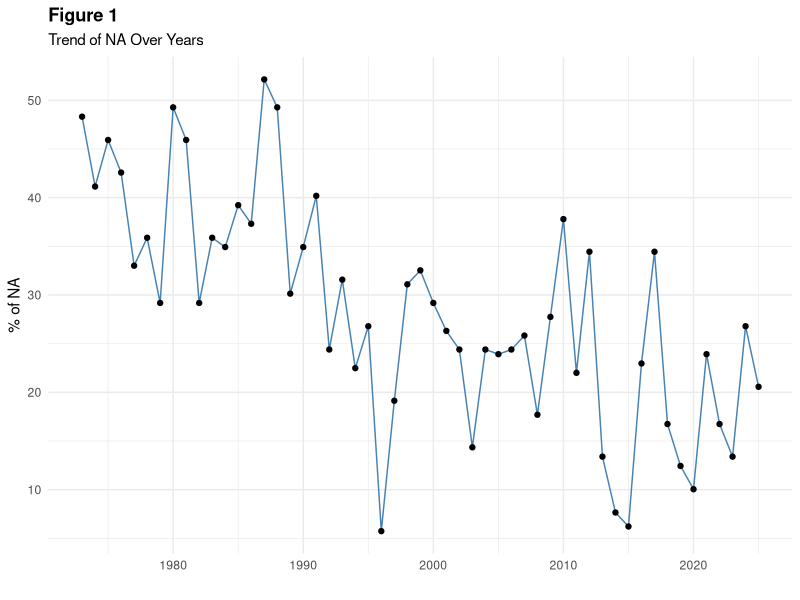
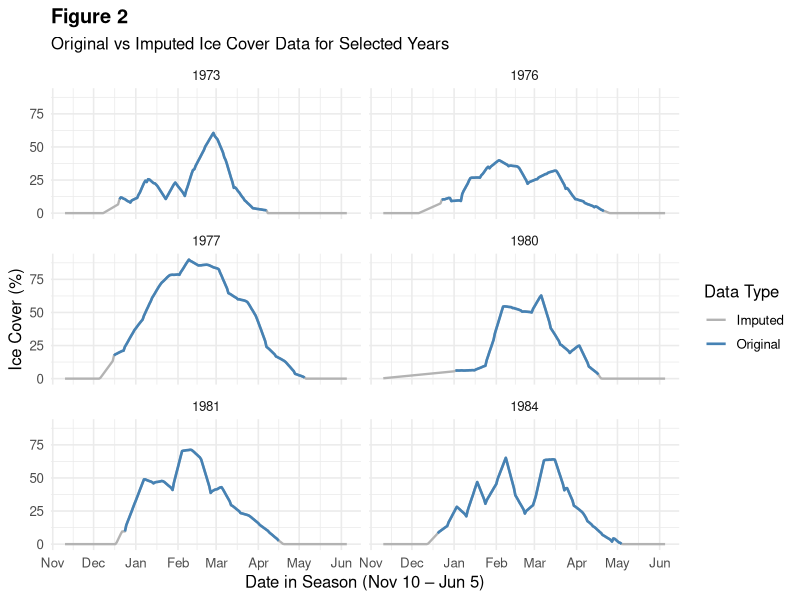

These figures' R source, in order: (Note: this script raises an error after producing the figures.)
# Statistical Trend Analysis of Great Lakes Ice Cover Changes (1973 to 2025)
# Rongrong Qian & Carter Vonderahe
# November 21, 2025



# load libraries
library(tidyverse)
library(readr)
library(dplyr)
library(tidyr)
library(lubridate)
library(stringr)
library(knitr)
library(kableExtra)
library(ggplot2)
library(forecast)


## ----data_cleaning-------------------------------------------------------------------------------------
# read and clean column names
raw0 <- read_csv("greatlakesicedata.csv", show_col_types = FALSE)
nm   <- names(raw0)
nm[1] <- "day_mon"
year_cols <- str_extract(nm[-1], "\\b\\d{4}\\b")
keep     <- c(TRUE, !is.na(year_cols))
raw      <- raw0[, keep, drop = FALSE]
names(raw) <- c("day_mon", year_cols[!is.na(year_cols)])
# create day_mon factor levels
day_levels <- format(
  seq(from = as.Date("2020-11-10"),
      to   = as.Date("2021-06-05"),
      by   = "day"),
  "%e-%b"
) %>%  stringr::str_trim()

# pivot longer format
ice_clean <- raw %>%
  mutate(
    row_id  = row_number(),
    day_mon = str_trim(day_mon),
    # unify possible "Feb-29" to "29-Feb"
    day_mon = if_else(day_mon == "Feb-29", "29-Feb", day_mon)
  ) %>%
  pivot_longer(-c(day_mon, row_id),
               names_to  = "year",
               values_to = "ice") %>%
  mutate(
    year  = as.integer(year),
    ice   = suppressWarnings(as.numeric(ice)),
    date  = as.Date(paste0(day_mon, "-", year), format = "%d-%b-%Y"),
    month = factor(
      lubridate::month(date),
      levels = c(11, 12, 1, 2, 3, 4, 5, 6),
      labels = month.abb[c(11, 12, 1, 2, 3, 4, 5, 6)]
    ),
    day      = day(date),
    day_mon  = factor(day_mon, levels = day_levels, ordered = TRUE)
  ) %>%
  arrange(year, row_id) %>%
  select(date, year, month, day, day_mon, row_id, ice)


## ----imputation_code-----------------------------------------------------------------------------------
# Imputation 
# threshold for "close to zero" (%)
tau0 <- 5

feb28_idx <- 111L
feb29_idx <- 112L


impute_year <- function(x, y, tau0 = 5, feb29_idx = NA_integer_,
                        win_lead = 20, win_trail = 20) {
  # x: row_id (1..n) for one year
  # y: daily ice % (may contain NA) for the same year
  n  <- length(y)
  y2 <- y
  # keep values in [0, 100]
  clamp <- function(v) pmax(0, pmin(100, v))

  # Fill Feb 29 if NA and has neighbors
  if (!is.na(feb29_idx) && feb29_idx >= 2L && feb29_idx <= n - 1L &&
      is.na(y2[feb29_idx])) {
    a <- y2[feb29_idx - 1L]
    b <- y2[feb29_idx + 1L]
    y2[feb29_idx] <-
      if (is.finite(a) && is.finite(b)) (a + b) / 2 else
      if (is.finite(a)) a else
      if (is.finite(b)) b else NA_real_
  }
  # indices of non-missing observations
  obs <- which(!is.na(y2))
  if (!length(obs)) return(y2) 

  # leading gap (before first observed)
  k1 <- obs[1L] # first observed index
  if (k1 > 1L) {
    s <- 1L # start index of leading gap
    e <- k1 - 1L # end index of leading gap

   # observed indices AFTER the gap
    obs_after <- obs[obs >= k1]
    # use only the first 'win_lead' observed days to fit the line
    use_idx <- obs_after[seq_len(min(length(obs_after), win_lead))]

    if (length(use_idx) >= 2L) {
      fit <- lm(y ~ x, data = data.frame(
        y = y2[use_idx],
        x = x[use_idx]
      ))
      preds <- as.numeric(predict(fit, newdata = data.frame(x = x[s:e])))
      # enforce physical bounds: 0 <= preds <= first observed value
      upper <- y2[k1]
      preds <- clamp(preds)
      preds[preds > upper] <- upper
      preds[preds < 0]     <- 0
      y2[s:e] <- preds
    } else {
      # fallback: simple linear ramp 0 -> first observed
      y2[s:e] <- clamp(seq(0, y2[k1], length.out = e - s + 1L))
    }
  }

  # trailing gap
  k2 <- obs[length(obs)]
  if (k2 < n) {
    s <- k2 + 1L
    e <- n

    # observed indices BEFORE the gap
    obs_before <- obs[obs <= k2]
    # use only the last 'win_trail' observed days to fit the line
    use_idx <- tail(obs_before, n = min(length(obs_before), win_trail))

    if (length(use_idx) >= 2L) {
      fit <- lm(y ~ x, data = data.frame(
        y = y2[use_idx],
        x = x[use_idx]
      ))
      preds <- as.numeric(predict(fit, newdata = data.frame(x = x[s:e])))
      
      # enforce physical bounds: 0 <= preds <= last observed value
      upper <- y2[k2]
      preds <- clamp(preds)
      preds[preds > upper] <- upper
      preds[preds < 0]     <- 0

      y2[s:e] <- preds
    } else {
      # fallback: simple ramp last observed -> 0
      y2[s:e] <- clamp(seq(y2[k2], 0, length.out = e - s + 1L))
    }
  }

  y2
}

# years before 1993: run imputation
imputed_pre1993 <- ice_clean %>%
  filter(year < 1993) %>%
  group_by(year) %>%
  arrange(row_id, .by_group = TRUE) %>%
  mutate(
    ice_imp = impute_year(
      x         = row_id,
      y         = ice,
      tau0      = tau0,
      feb29_idx = feb29_idx
    )
  ) %>%
  ungroup() %>% 
  filter(row_id != feb29_idx)  # remove Feb-29 row

# years 1993 and later: keep original values but
# combine Feb 28 & Feb 29 by mean into Feb 28
post1993 <- ice_clean %>%
  filter(year >= 1993) %>%
  mutate(ice_imp = ice) %>%
  group_by(year) %>%
  mutate(
    # mean of Feb-28 and Feb-29 in this year
    feb_mean = mean(
      ice_imp[row_id %in% c(feb28_idx, feb29_idx)],
      na.rm = TRUE)
    ) %>%
  ungroup() %>%
  mutate(
    # 1) overwrite Feb-28 (row 111) with that mean
    ice_imp = if_else(row_id == feb28_idx, feb_mean, ice_imp),
    # 2) set all remaining NA to 0
    ice_imp = if_else(is.na(ice_imp), 0, ice_imp)
  ) %>%
  # 3) drop Feb-29 row (row 112)
  filter(row_id != feb29_idx) %>%
  select(-feb_mean)

# combine and keep row_id ordering
imputed <- bind_rows(imputed_pre1993, post1993) %>%
  arrange(year, row_id)


## ----auc_calculation, echo=FALSE-----------------------------------------------------------------------
# calculate AUC per year
auc_data <- imputed %>%
  group_by(year) %>%
  summarize(
    AUC = sum(ice_imp, na.rm = TRUE),
    .groups = "drop"
  )


## ----na_analysis, echo=FALSE, fig.height=4-------------------------------------------------------------
# check NAs
na_summary <- ice_clean %>%
  group_by(year) %>%
  summarize(
    total_days = n(),
    NA_count = sum(is.na(ice)),
    NA_percentage = (NA_count / total_days) * 100
  )

# show NA trend over years
ggplot(na_summary, aes(x = as.integer(year), y = NA_percentage)) +
  geom_line(color = "steelblue") +
  geom_point() +
  labs(x = "", y = "% of NA",
       title = "Figure 1",
       subtitle = "Trend of NA Over Years") +
  theme_minimal() +
  theme(
    plot.title = element_text(face = "bold")
  )


## ----imputed_viz, echo=FALSE---------------------------------------------------------------------------
# Start / End / Peak 
# season is the start, end and peak rows
season <- ice_clean %>% 
  group_by(year) %>% 
  summarise(
    start_row = { idx <- which(!is.na(ice)); if (length(idx)) min(idx) else NA_integer_ }, 
    end_row   = { idx <- which(!is.na(ice)); if (length(idx)) max(idx) else NA_integer_ },
    peak_row  = {
      if (all(is.na(ice))) NA_integer_
      else { v <- ifelse(is.na(ice), -Inf, ice); which.max(v) }
    },
    .groups = "drop"
  ) %>% 
  tidyr::drop_na(start_row, end_row)  

season_start <- as.Date("1973-11-10")
season_end   <- as.Date("1974-06-05")

# prepare data for plotting imputed vs original 
imputed_plot <- imputed %>%
  left_join(season, by = "year") %>%
  mutate(
    season_date = season_start + (row_id - 1),
    ice_obs     = if_else(row_id < start_row | row_id > end_row,
                          NA_real_, ice)
  )

selected_years <- c(1973, 1976, 1977, 1980, 1981, 1984)

ggplot(filter(imputed_plot, year %in% selected_years),
       aes(x = season_date)) +
  # grey imputed line on bottom
  geom_line(aes(y = ice_imp, color = "Imputed"),
            linewidth = 0.8, na.rm = TRUE) +
  # blue original line on top, only where observed
  geom_line(aes(y = ice_obs, color = "Original"),
            linewidth = 0.9, na.rm = TRUE) +
  facet_wrap(~ year, ncol = 2) +
  scale_color_manual(
    values = c("Imputed" = "grey70", "Original" = "steelblue"),
    name   = "Data Type"
  ) +
  scale_x_date(
    limits      = c(season_start, season_end),
    date_breaks = "1 month",
    date_labels = "%b"
  ) +
  labs(
    x     = "Date in Season (Nov 10 – Jun 5)",
    y     = "Ice Cover (%)",
    title = "Figure 2",
    subtitle = "Original vs Imputed Ice Cover Data for Selected Years"
  ) +
  theme_minimal(base_size = 12) +
  theme(
    plot.title = element_text(face = "bold")
  )
 


## ----start_peak_end, fig.height=4----------------------------------------------------------------------
# map row -> date
base_start <- as.Date("1973-11-10")
base_end   <- base_start + (nrow(raw) - 1)

season <- season %>%
  mutate(
    start_date = base_start + (start_row - 1),
    end_date   = base_start + (end_row   - 1),
    peak_date  = base_start + (peak_row  - 1)
  )

# prepare observed season data
imputed_startend <- imputed %>%
  mutate(
    is_ice = !is.na(ice_imp) & ice_imp > 0  # TRUE = has ice, FALSE = no ice (0 or NA)
  )
# Build Start / End / Peak (by row), then map row -> date on y using the imputed data
season_imp <- imputed_startend %>%
  group_by(year) %>%
  summarise(
    # start: first day where is_ice goes from FALSE (0) to TRUE (>0)
    start_row_im = {
      idx <- which(is_ice & !dplyr::lag(is_ice, default = FALSE))
      if (length(idx)) min(idx) else NA_integer_
    },
    # end: last day where is_ice goes from TRUE (>0) to FALSE (0)
    end_row_im = {
      idx <- which(is_ice & !dplyr::lead(is_ice, default = FALSE))
      if (length(idx)) max(idx) else NA_integer_
    },
    # peak: max ice within the ice season (only among is_ice == TRUE)
    peak_row_im = {
      if (!any(is_ice)) {
        NA_integer_
      } else {
        v <- ifelse(is_ice, ice_imp, -Inf)
        which.max(v)
      }
    },
    .groups = "drop"
  ) %>%
  tidyr::drop_na(start_row_im, end_row_im) %>%
  arrange(year)

# map row -> date
base_start_im <- as.Date("1973-11-10")
base_end_im   <- base_start_im + (nrow(raw) - 1)

# map observed season rows to dates
season_imp <- season_imp %>%
  mutate(
    start_date_im = base_start + (start_row_im - 1),
    end_date_im   = base_start + (end_row_im   - 1),
    peak_date_im  = base_start + (peak_row_im  - 1)
  )

# range for x-axis
min_year <- min(c(season$year, season_imp$year))
max_year <- max(c(season$year, season_imp$year))

ggplot() +
  # Bottom layer: imputed season band
  geom_ribbon(
    data = season_imp,
    aes(x = year, ymin = start_date_im, ymax = end_date_im),
    fill = "grey50", alpha=0.8, color = NA, na.rm = TRUE
  ) +
  # Top layer: observed season band
  geom_ribbon(
    data = season,
    aes(x = year, ymin = start_date, ymax = end_date),
    fill = "grey85", color = NA, na.rm = TRUE
  ) +
  # Observed peak line and points (on top)
  geom_line(
    data = season,
    aes(x = year, y = peak_date, group = 1),
    color = "steelblue", linewidth = 1
  ) +
  geom_point(
    data = season,
    aes(x = year, y = peak_date),
    color = "steelblue", size = 1.8
  ) +
  scale_x_continuous(
    breaks       = seq(min_year, max_year, by = 5),
    minor_breaks = seq(min_year, max_year, by = 5)
  ) +
  # Reverse y-axis so Nov-10 is at the top and Jun-05 at the bottom
  scale_y_date(
    limits      = c(base_end, base_start),   # reversed
    breaks      = seq(base_start, base_end, by = "1 month"),
    date_labels = "%d-%b",
    expand      = expansion(mult = c(0.01, 0.01))
  ) +
  labs(
    x = "",
    y = "Date (Nov-10 → Jun-05)",
    title    = "Figure 3",
    subtitle = "Duration of Ice Coverage over Time",
    caption = "Light grey = Observed Start–End; Dark grey = Imputed Start–End; Blue = Observed Peak"
  ) +
  theme_minimal(base_size = 12) +
  theme(
    plot.title = element_text(face = "bold")
  )


## ----heatmap_plot, fig.height=5------------------------------------------------------------------------
### HEAT MAP ###
ggplot() +
  geom_raster(aes(x = year, y = day_mon, fill = ice_imp), data = imputed) +
  # scale_fill_gradient(low = "white",
  #                     high = "navy",
  #                     guide = guide_colorbar(ticks = TRUE, label = TRUE,
  #                                            barheight = .5, barwidth = 8)) +
  scale_fill_viridis_c(option = "mako", direction = -1,
                       guide = guide_colorbar(ticks = TRUE, label = TRUE,
                                              barheight = .5, barwidth = 8)) +
  theme_minimal() +
  scale_x_continuous(expand = c(0, 0)) +
  scale_y_discrete(breaks = c("1-Dec", "1-Jan", "1-Feb", "1-Mar", "1-Apr", "1-May", "1-Jun"),
                   labels = c("Dec", "Jan", "Feb", "Mar", "Apr", "May", "Jun"),
                   limits = levels(imputed$day_mon)) +
  labs(title = "Figure 4",
       subtitle = "Intensity of Ice Coverage over Time",
       fill = "% Coverage",
       y = NULL,
       x = NULL) +
  theme(
    # text settings
    axis.text = element_text(size = 8),
   
    # legend settings
    legend.position = c(0.5, -0.15),
    legend.direction = "horizontal",
    legend.title = element_text(vjust = 1),
   
    # plot settings
    plot.margin = grid::unit(c(.5, .5, 1.5, .5), "cm"),
    plot.title = element_text(face = "bold")
  )


## ----auc_trend_plot, echo=FALSE------------------------------------------------------------------------
# calculate Theil-Sen slope
theil_sen_slope <- function(x, y) {
  n <- length(x)
  slopes <- c()
  for (i in 1:(n - 1)) {
    for (j in (i + 1):n) {
      if (x[j] != x[i]) {
        slopes <- c(slopes, (y[j] - y[i]) / (x[j] - x[i]))
      }
    }
  }
  median(slopes, na.rm = TRUE)
}

# calculate slope
slope_est <- theil_sen_slope(auc_data$year, auc_data$AUC)
intercept_est <- median(auc_data$AUC) - slope_est * median(auc_data$year)


## ----auc_trend_plot_gg, fig.height=4-------------------------------------------------------------------
# plot AUC time series with trend line
ggplot(auc_data, aes(x = year, y = AUC)) +
  geom_point(color = "steelblue", size = 2) +
  geom_line(color = "steelblue", linewidth = 0.8) +
  geom_abline(slope = slope_est, intercept = intercept_est,
              color = "darkred", linetype = "dashed", linewidth = 1) +
  labs(x = NULL,
       y = "Annual Ice Cover AUC",
       title = "Figure 5",
       subtitle = "Time Series of Annual Ice Cover AUC",
       caption = "Blue = Recorded AUC; Red = Theil-Sen Slope Estimate") +
  theme_minimal(base_size = 12) +
  theme(
    plot.title = element_text(face = "bold")
  )


## ----permutation_test, cache=TRUE----------------------------------------------------------------------
# number of random permutations to generate
n_perm <- 10000

# initialize vectors
TSs <- numeric(n_perm) # theil-sen slopes (these are slopes generated UNDER THE NULL)


### PERMUTATION TEST ###
set.seed(12345) # set seed for reproducibility
for (i in 1:n_perm) {
  
  # randomly permute AUC
  auc_data$AUC_rand <- sample(auc_data$AUC)
  
  # compute TS slope ON AUC_rand
  TSs[i] <- theil_sen_slope(auc_data$year, auc_data$AUC_rand)
}

# compute p-value
p_value <- mean(abs(TSs) > abs(slope_est))


## ----confidence_interval, eval=FALSE-------------------------------------------------------------------
# # CI using quantiles of null distribution
# slope_est - quantile(TSs, probs = c(0.975, 0.025))


## ----fig.height=3--------------------------------------------------------------------------------------
ggplot(data.frame(TSs)) +
  geom_histogram(aes(x=TSs),
                 fill = "skyblue",
                 color = "grey50") +
  geom_vline(xintercept = slope_est, color = "darkred") +
  geom_vline(xintercept = abs(slope_est), color = "darkred") +
  annotate(geom = "text", label = "-|Observed Slope|", x = -abs(slope_est), y = 950,
           hjust = -0.05, color = "darkred", fontface = "bold") +
  annotate(geom = "text", label = "|Observed Slope|", x = abs(slope_est), y = 950,
           hjust = 1.05, color = "darkred", fontface = "bold") +
  scale_y_continuous(expand = c(0, 0)) +
  labs(y = NULL,
       x = NULL,
       title = "Figure 6",
       subtitle = "Null Distribution of Permuted Theil-Sen Slopes") +
  theme_classic() +
  theme(
    axis.line.y = element_blank(),
    axis.text.y = element_blank(),
    axis.ticks.y = element_blank(),
    
    plot.title = element_text(face = "bold")
  )


## ----na_validation-------------------------------------------------------------------------------------
dat <- raw %>%
  mutate(row_id = row_number()) %>%
  pivot_longer(-c(day_mon, row_id), names_to = "year", values_to = "ice") %>%
  mutate(year = as.integer(year),
         ice  = suppressWarnings(as.numeric(ice))) %>%
  arrange(year, row_id)
# helper function to find mid-year NA runs
find_mid_na <- function(x, rows){
  w <- which(!is.na(x))
  if (length(w) == 0) return(tibble(start_row = integer(), end_row = integer()))
  first <- w[1]; last <- w[length(w)]
  z <- is.na(x[first:last]); if (!any(z)) return(tibble(start_row = integer(), end_row = integer()))
  r <- rle(z); ends <- cumsum(r$lengths); starts <- ends - r$lengths + 1
  idx <- which(r$values)
  tibble(start_row = rows[first:last][starts[idx]],
         end_row   = rows[first:last][ends[idx]])
}

# check the first non-NA row per year
starts <- dat %>%
  group_by(year) %>%
  summarise(first_data_row = min(row_id[!is.na(ice)], default = NA_integer_), .groups = "drop") %>%
  left_join(
    dat %>% filter(!is.na(ice)) %>%
      group_by(year) %>% slice_min(order_by = row_id, n = 1, with_ties = FALSE) %>%
      dplyr::select(year, first_day = day_mon),
    by = "year"
  ) %>%
  arrange(year)

# mid-year NA runs, which means how many runs of NAs between first and last non-NA
mid_runs <- dat %>%
  group_by(year) %>%
  reframe(find_mid_na(ice, row_id)) %>%                 
  left_join(dat %>% dplyr::select(year, row_id, day_mon),
            by = c("year","start_row" = "row_id")) %>%
  rename(start_day = day_mon) %>%
  left_join(dat %>% dplyr::select(year, row_id, day_mon),
            by = c("year","end_row" = "row_id")) %>%
  rename(end_day = day_mon) %>%
  mutate(n_days = end_row - start_row + 1) %>%
  arrange(year, start_row)

# summary of mid-year NAs
mid_summary <- mid_runs %>%
  group_by(year) %>%
  summarise(has_mid_NA = n() > 0,
            mid_NA_runs = n(),
            mid_NA_days = sum(n_days),
            .groups = "drop") %>%
  right_join(starts, by = "year") %>%
  arrange(year) %>%
  mutate(across(c(has_mid_NA, mid_NA_runs, mid_NA_days),
                ~ tidyr::replace_na(., 0)))

# show mid-year NA summary table using kable
mid_runs %>%
  kable("html", caption = "Appendix A: Mid-year NA Summary",
        col.names = c("Year", "Start Row", "End Row", "Start Day", "End Day", "Number of NAs")) %>%
  kable_styling(full_width = FALSE, position = "left", font_size = 12)


## ----acf_plot, fig.height=4----------------------------------------------------------------------------
# plot ACF of AUC time series
ggAcf(auc_data$AUC, lag.max = 20) +
  labs(title = "Appendix B",
       subtitle = "Autocorrelation Function (ACF) of Annual Ice Cover AUC Time Series") +
  theme_minimal(base_size = 12) +
  theme(
    plot.title = element_text(face = "bold")
  )


## ------------------------------------------------------------------------------------------------------
# knitr::purl(input = "Carter_Rongrong_FINAL_ANALYSIS.Rmd", output = "Ice_Cover.R")
